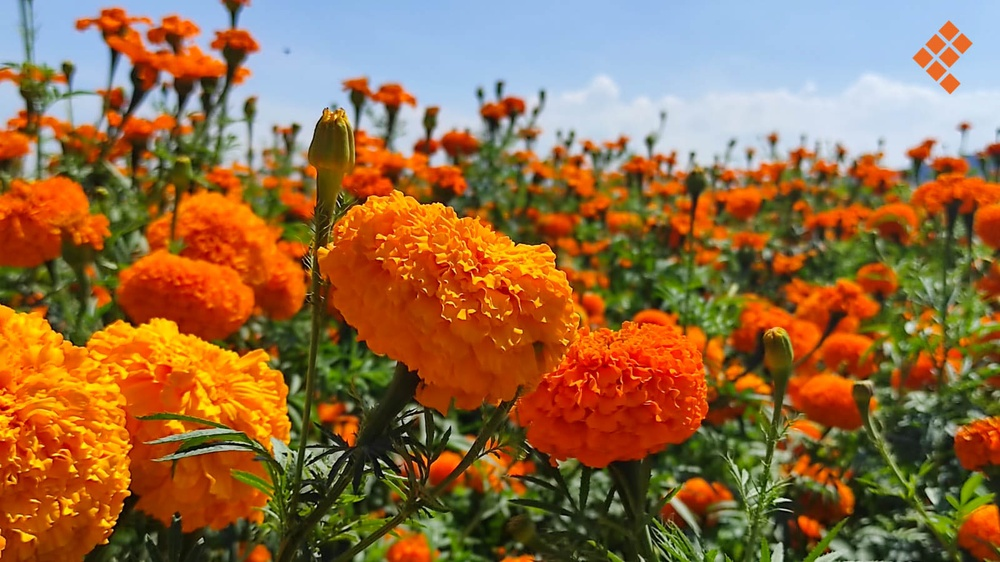
#> input picture flor.jpg, 1000 x 562 px, shrunk from 1600 x 900 before the run
$ python 1.py
#> lines starting #> are read from the running program, lines starting #| are printed output that depends on the picture

import cv2
import numpy as np
import matplotlib.pyplot as plt
#Leer imagen
imagen = cv2.imread('flor.jpg')
#> imagen is the input picture: shape (562, 1000, 3); mean B, G, R 68.1, 107.6, 147.3
gris = cv2.cvtColor(imagen, cv2.COLOR_BGR2GRAY)
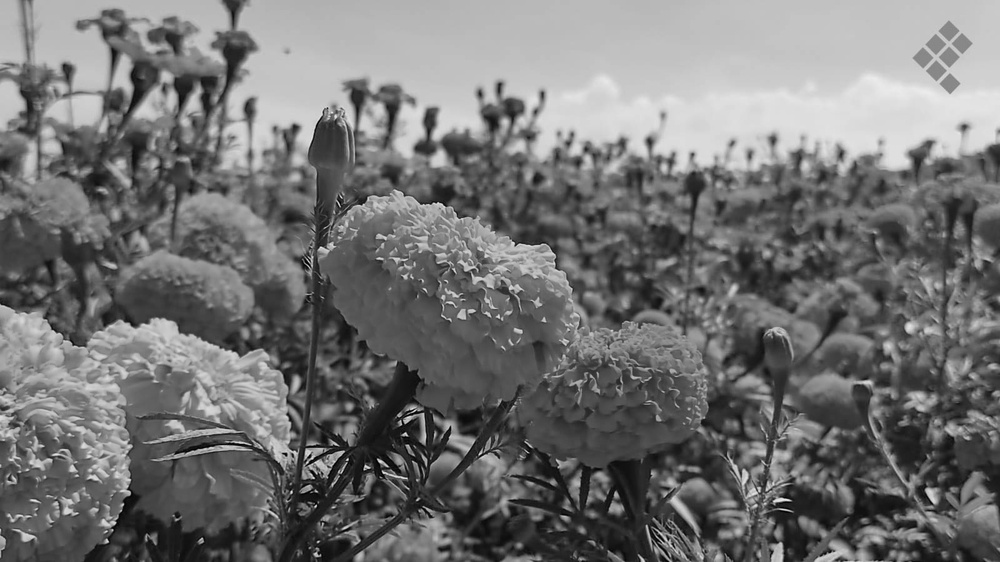
#> gris: shape (562, 1000); min 0, max 241, mean 115
bordes = cv2.Canny(gris, 100, 200)
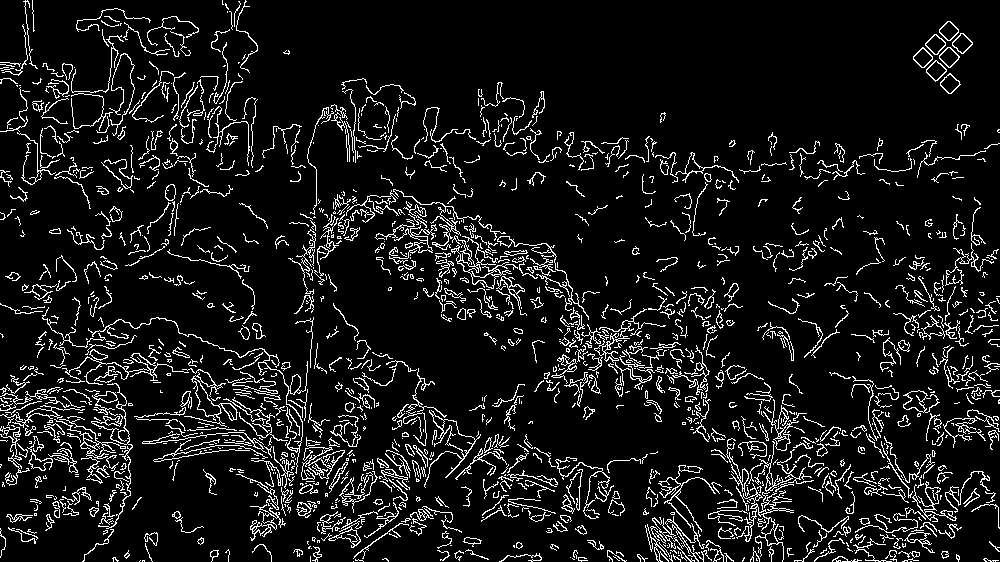
#> bordes: shape (562, 1000); 9.1% white in thin lines or dots
#Mostrar imagen
cv2.imshow('Imagen Original', imagen)
cv2.imshow('Imagen color gris', gris)
cv2.imshow('Imagen gris bordes', bordes)
#Espera a que se presione una tecla
cv2.waitKey(0)
#Cierra la ventana
cv2.destroyAllWindows()
